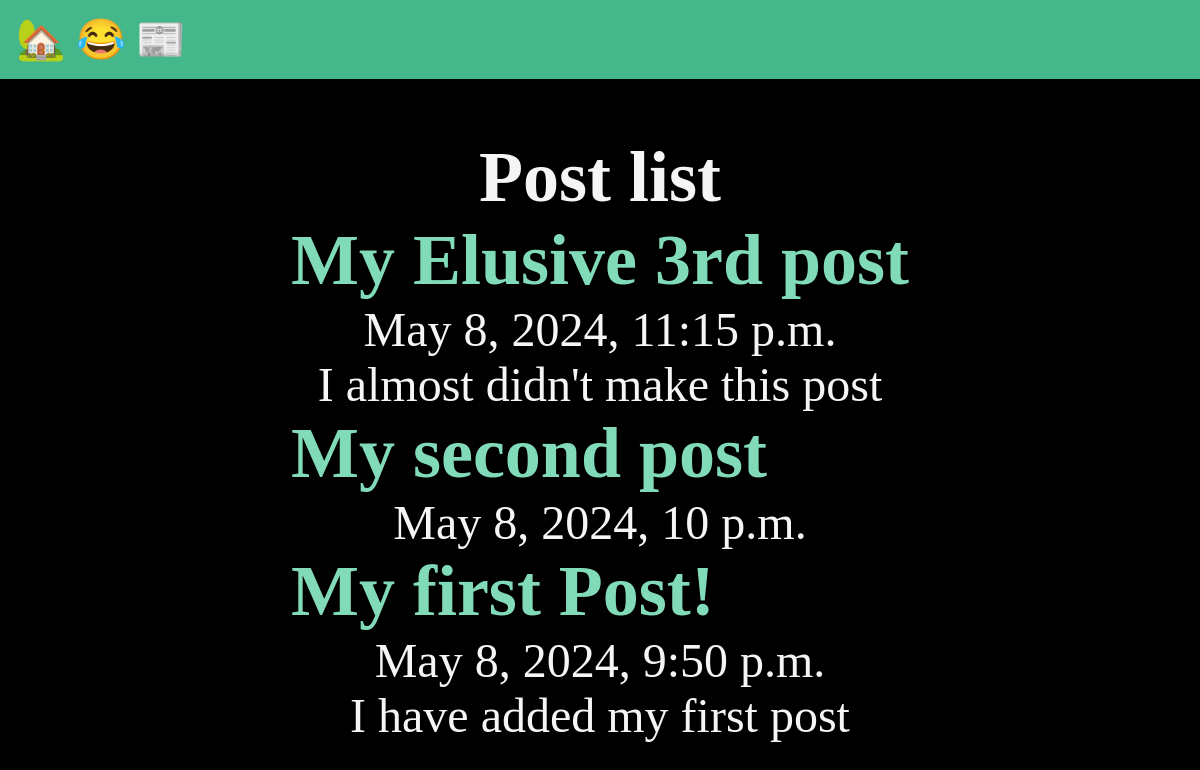
The app's page /posts/, older data.
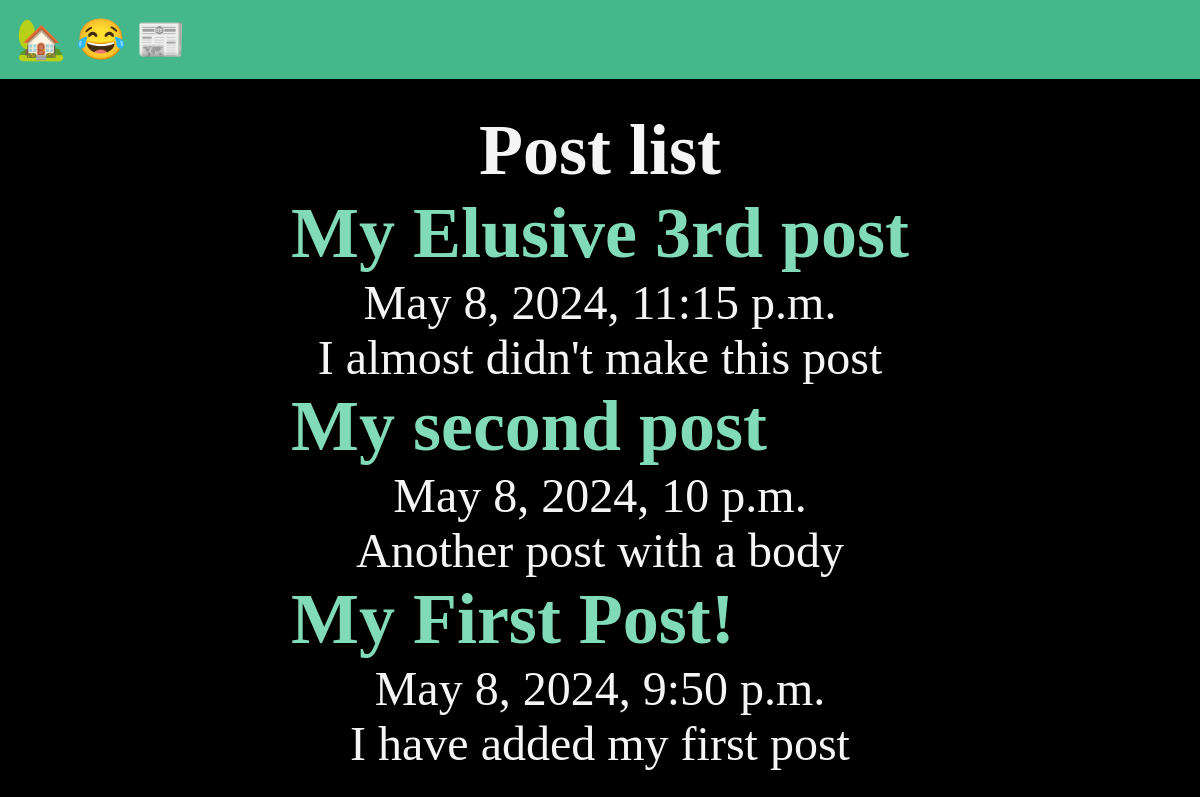
The same page, newer data.
### posts/models.py (models this page shows, shortened)
class Post(models.Model):
    title=models.CharField(max_length=75)
    body= models.TextField()
    slug=models.SlugField()
    date=models.DateTimeField(auto_now_add=True)

### posts/views.py (the view)
# urls.py: path('',views.posts_list,name="list"),
def posts_list(request):
    posts=Post.objects.all().order_by('-date')
    return render(request,'posts/posts_list.html',{'posts':posts})

### posts/templates/posts/posts_list.html (shortened to what this page needs)
{% extends 'layout.html' %}
{% block content %}
    <section>
    <h1>Post list</h1>
    {% for post in posts %}
        <article class="post">
            <h2>
                <a href ="{% url 'posts:page' slug=post.slug %}">
                    {{ post.title }}
                </a>
            </h2>
            <p>{{ post.date }}</p>
            <p>{{ post.body }}</p>
        </article>
    {% endfor %}
 </section>
{% endblock %}

Row changes from the older to the newer data that the page shows:
changed Post "My second post": body (not shown) → "Another post with a body"
changed Post "I have added my first post": title "My first Post!" → "My First Post!"
